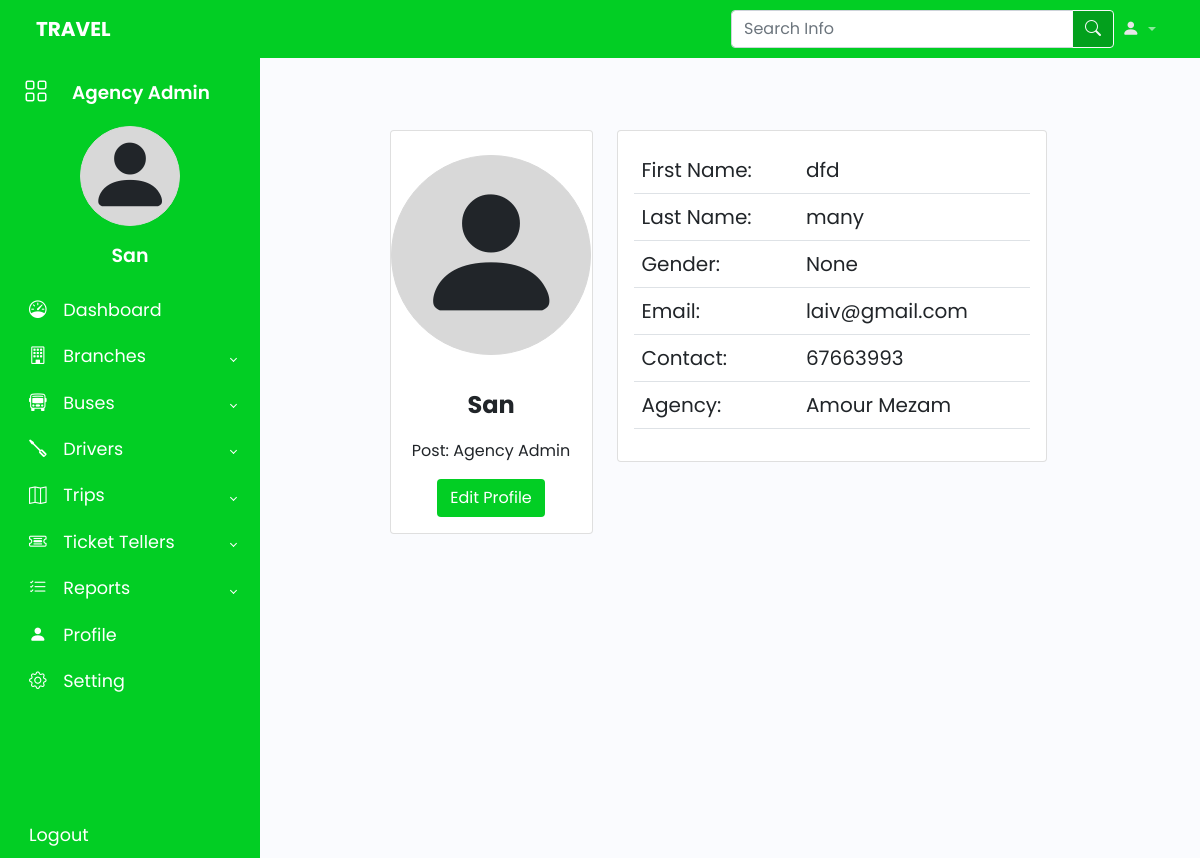
The page /agencies/user-profile/2/ (signed in) on the database its author committed.
### sub_admins/models.py (models this page shows)
class User(AbstractUser):
    phone = models.CharField(max_length=50, null = True, blank =True)
    phone_2 = models.CharField(max_length=50, null = True, blank =True)
    id_card = models.CharField(max_length=100, null = True, blank= True)
    gender = models.CharField(
        max_length=6,
        choices = [('MALE', 'MALE'), ('FEMALE', 'FEMALE')],
        null = True,
        blank= True
    )
    agency = models.ForeignKey(Agency, on_delete = (models.CASCADE), null = True, blank= True)
    branch = models.ForeignKey(Branche, on_delete = (models.CASCADE), null = True, blank= True)

class Agency(models.Model) :
    id = models.AutoField(primary_key=True, editable=False)
    name = models.CharField(max_length=100)
    reg_num = models.CharField(max_length = 100)
    signup_date = models.DateTimeField(auto_now_add = True)
    def __str__(self):
        return self.name

### agencies/views.py (the view)
# urls.py: path('user-profile/<str:pk>/', views.userProfile, name='user-profile'),
def userProfile(request, pk):
    user = User.objects.get(id=pk)
    context ={'user':user}
    return render(request, 'profile.html', context)

### templates/profile.html (shortened to what this page needs)
{% extends 'index.html' %}
{% load crispy_forms_tags %}
{% block content %}
<div class="row col-9 mx-auto m-5">
    <div class="row">
        <div class="col-4 mt-4">
            <div class="card">
                <div class="d-flex flex-column justify-content-md-center align-items-center mt-4" id="mini-profile">
                    <div class="profile-image text-center" id="profile-page-image">
                        <i class="bi bi-person-fill mx-auto d-block pimg"></i>
                    </div>
                </div>
                <div class="card-body text-center">
                    <div class="mt-3" id="user-info">
                        <p class="fw-bold fs-4">{{user.username |capfirst}}</p>
                        <p>Post:
                            {% if request.user.groups.all.0.name == 'agency_admins' %}
                                Agency Admin
                            {% elif request.user.groups.all.0.name == 'branch_admins' %}
                                Brandh Admin
                            {% elif request.user.groups.all.0.name == 'ticket_tellers' %}
                                Ticket Teller
                            {% endif %}
                        </p>
                        <a href="#" class="btn" id="buttonad">Edit Profile</a>
                    </div>
                </div>
            </div>
        </div>
        <div class="col-8 mt-4">
            <div class="card card-body fs-5">
                <table class="table">
                    <tbody>
                      <tr>
                        <td>First Name:</td>
                        <td>{{user.first_name}}</td>
                      </tr>
                      <tr>
                        <td>Last Name:</td>
                        <td>{{user.last_name}}</td>
                      </tr>
                      <tr>
                        <td>Gender:</td>
                        <td>{{user.gender}}</td>
                      </tr>
                      <tr>
                        <td>Email:</td>
                        <td>{{user.email}}</td>
                      </tr>
                      <tr>
                        <td>Contact:</td>
                        <td>{{user.phone}}{% if request.user.phone_2 != '' and request.user.phone_2 != None %}  / {{user.phone_2}} {% endif %}</td>
                      </tr>
                      {% if request.user.agency != '' and request.user.agency != None%}
                      <tr>
                        <td>Agency:</td>
                        <td>{{user.agency}}</td>
                      </tr>
                      {% endif %}
                    </tbody>
                  </table>
            </div>
        </div>
    </div>
</div>
{% endblock %}

### templates/sidebar.html (shortened to what this page needs)
<aside id="sidebar" class="expand">
    <div class="d-flex">
        <button id="toggle-btn" type="button">
            <i class="bi bi-grid"></i>
        </button>
        <div class="sidebar-logo">
            <a href="{% url 'dashboard' %}">
                {% if request.user.groups.all.0.name == 'sub_admins' %}
                    Sub Admin
                {% elif request.user.groups.all.0.name == 'agency_admins' %}
                    Agency Admin
                {% elif request.user.groups.all.0.name == 'branch_admins' %}
                    Brandh Admin
                {% elif request.user.groups.all.0.name == 'ticket_tellers' %}
                    Ticket Teller
                {% endif %}
            </a>
        </div>
    </div>
    <div class="mini-profile d-flex flex-column justify-content-md-center align-items-center" id="mini-profile">
        <div class="profile-image text-center" id="profile-image">
            <i class="bi bi-person-fill mx-auto d-block pimg"></i>
        </div>
        <div class="mt-3" id="sidebar-username">
            <a href="#">{{user.username |capfirst}}</a>
        </div>
    </div>
    <ul class="sidebar-nav">
        <li class="sidebar-item">
            <a href="{% url 'dashboard' %}" class="sidebar-link">
                <i class="bi bi-speedometer"></i>
                <span>Dashboard</span>
            </a>
        </li>
        <li class="sidebar-item">
            <a href="#" class="sidebar-link has-dropdown collapsed" data-bs-toggle="collapse" data-bs-target="#branch" aria-expanded="false" aria-controls="branch">
                <i class="bi bi-building"></i>
                <span>Branches</span>
            </a>
        </li>
        <li class="sidebar-item">
            <a href="#" class="sidebar-link has-dropdown collapsed" data-bs-toggle="collapse" data-bs-target="#buses" aria-expanded="false" aria-controls="buses">
                <i class="bi bi-bus-front"></i>
                <span>Buses</span>
            </a>
        </li>
        <li class="sidebar-item">
            <a href="#" class="sidebar-link has-dropdown collapsed" data-bs-toggle="collapse" data-bs-target="#drivers" aria-expanded="false" aria-controls="drivers">
                <i class="bi bi-screwdriver"></i>
                <span>Drivers</span>
            </a>
        </li>
        <li class="sidebar-item">
            <a href="#" class="sidebar-link has-dropdown collapsed" data-bs-toggle="collapse" data-bs-target="#trips" aria-expanded="false" aria-controls="trips">
                <i class="bi bi-map"></i>
                <span>Trips</span>
            </a>
        </li>
        <li class="sidebar-item">
            <a href="#" class="sidebar-link has-dropdown collapsed" data-bs-toggle="collapse" data-bs-target="#tellers" aria-expanded="false" aria-controls="tellers">
                <i class="bi bi-ticket-detailed"></i>
                <span>Ticket Tellers</span>
            </a>
        </li>
        <li class="sidebar-item">
            <a href="#" class="sidebar-link has-dropdown collapsed" data-bs-toggle="collapse" data-bs-target="#reports" aria-expanded="false" aria-controls="reports">
                <i class="bi bi-list-check"></i>
                <span>Reports</span>
            </a>
        </li>
        <li class="sidebar-item">
            <a href="{% url 'user-profile' user.id %}" class="sidebar-link">
                <i class="bi bi-person-fill"></i>
                <span>Profile</span>
            </a>
        </li>
        <li class="sidebar-item">
            <a href="#" class="sidebar-link">
                <i class="bi bi-gear"></i>
                <span>Setting</span>
            </a>
        </li>
    </ul>
    <div class="sidebar-footer">
        <a href="{% url 'logout' %}" class="sidebar-link">
            <span>Logout</span>
        </a>
    </div>
</aside>

### static/styles/style.css (style rules this page uses)
body { font-family: 'Poppins', sans-serif; }
a { text-decoration: none; }
li { list-style: none; }
#profile-page-image { width: 200px; height: 200px; border: solid 1px rgb(216, 216, 216); border-radius: 50%; background-color: rgb(216, 216, 216); }
#profile-page-image i { font-size: 155px; line-height: 200px; }
#buttonad { color: #FFF; background-color: #02ce24; }
#sidebar { width: 70px; min-width: 70px; z-index: 1000; transition: all .25s ease-in-out; background-color: #02ce24; display: flex; flex-direction: column; }
#sidebar #profile-image { width: 100px; height: 100px; border: solid 1px rgb(216, 216, 216); border-radius: 50%; background-color: rgb(216, 216, 216); }
#sidebar #profile-image i { font-size: 85px; line-height: 100px; }
#sidebar #sidebar-username a { font-size: 19px; font-weight: 600; color: #FFF; }
#sidebar.expand { width: 260px; min-width: 260px; }
#toggle-btn { background-color: transparent; cursor: pointer; border: 0; padding: 1rem 1.5rem; }
#toggle-btn i { font-size: 1.5rem; color: #FFF; }
.sidebar-logo { margin: auto 0; }
.sidebar-logo a { color: #FFF; font-size: 1.15rem; font-weight: 600; }
.sidebar-nav { padding: 1rem 0; flex: 1 1 auto; }
a.sidebar-link { padding: .625rem 1.625rem; color: #FFF; display: block; font-size: 1.1rem; white-space: nowrap; border-left: 3px solid transparent; }
.sidebar-link i { font-size: 1.1rem; margin-right: .75rem; }
.sidebar-item { position: relative; }
#sidebar.expand .sidebar-link[data-bs-toggle="collapse"]::after { border: solid; border-width: 0 .075rem .075rem 0; content: ""; display: inline-block; padding: 2px; position: absolute; right: 1.5rem; top: 1.4rem; transform: rotate(-135deg); transition: all .2s ease-out; }
#sidebar.expand .sidebar-link[data-bs-toggle="collapse"].collapsed::after { transform: rotate(45deg); transition: all .2s ease-out; }

### rows shown on the page
User: username "San", first_name "dfd", last_name "many", gender "None", email "laiv@gmail.com", phone "67663993", agency "Amour Mezam"
